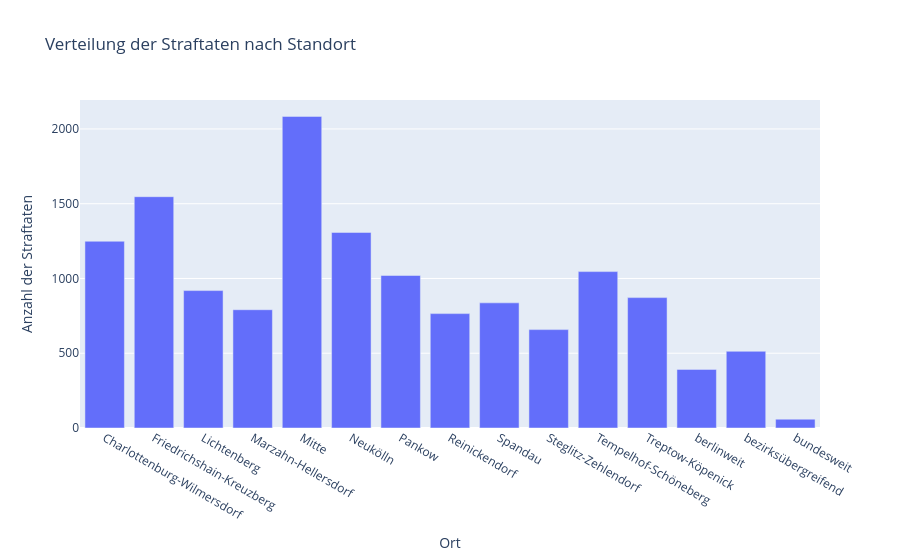

Source (notebook cell):
### Code cell
fig = px.bar(loc_df, 
             x=loc_df.index,
             y="gesamt_straftaten",
             title="Verteilung der Straftaten nach Standort",
             labels={"gesamt_straftaten": "Anzahl der Straftaten", "location": "Ort"}
             )

fig.show()

### Figure 1 — Plotly figure (JSON) as saved in the notebook; plotly's stock layout.template omitted (floating-point values rounded to 4 significant figures)
{"data": [{"hovertemplate": "Ort=%{x}<br>Anzahl der Straftaten=%{y}<extra></extra>", "legendgroup": "", "marker": {"color": "#636efa", "pattern": {"shape": ""}}, "name": "", "orientation": "v", "showlegend": false, "textposition": "auto", "type": "bar", "x": ["Charlottenburg-Wilmersdorf", "Friedrichshain-Kreuzberg", "Lichtenberg", "Marzahn-Hellersdorf", "Mitte", "Neukölln", "Pankow", "Reinickendorf", "Spandau", "Steglitz-Zehlendorf", "Tempelhof-Schöneberg", "Treptow-Köpenick", "berlinweit", "bezirksübergreifend", "bundesweit"], "xaxis": "x", "y": [1249, 1547, 919, 791, 2084, 1308, 1020, 765, 837, 658, 1046, 872, 392, 513, 59], "yaxis": "y"}], "layout": {"barmode": "relative", "legend": {"tracegroupgap": 0}, "title": {"text": "Verteilung der Straftaten nach Standort"}, "xaxis": {"anchor": "y", "domain": [0, 1], "title": {"text": "Ort"}}, "yaxis": {"anchor": "x", "domain": [0, 1], "title": {"text": "Anzahl der Straftaten"}}}}
